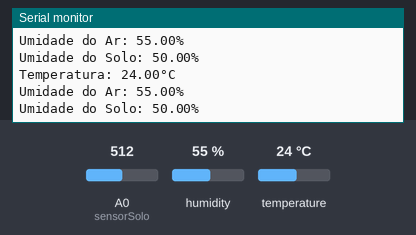
Bench run of a sketch on a simulated Arduino Uno, built with avr-gcc and run on an emulated ATmega328P. Parts: the last lines printed to the serial monitor. The test bench sets the inputs (shaded band); at power-on: humidity 55 %, A0 (sensorSolo) = 512, temperature 24 °C.

Above: at 2.8 s.
2.9 s: humidity set to 22 %
At 4.8 s:
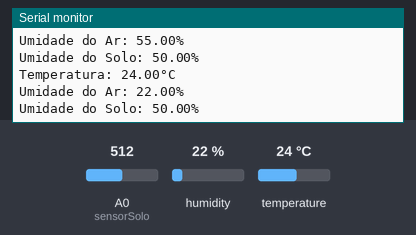
5.6 s: A0 (sensorSolo) set to 716
At 7.4 s:
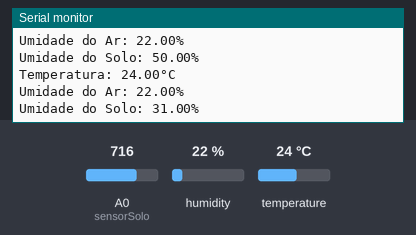
8.3 s: temperature set to 12 °C
At 10.8 s:
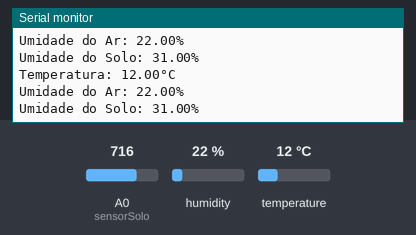
11.0 s: A0 (sensorSolo) set to 900
At 12.9 s:
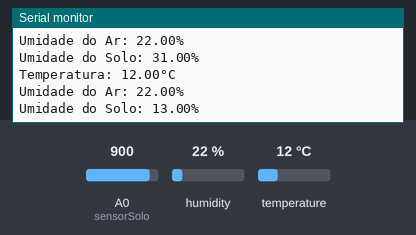
13.7 s: humidity set to 40 %
At 15.5 s:
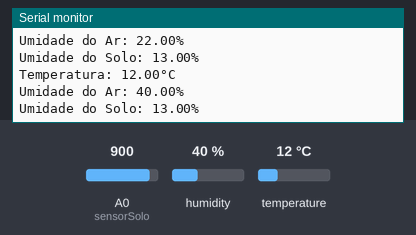
Timing chart, 0 to 17.0 s (numbered marks = the images above; inputs shaded):
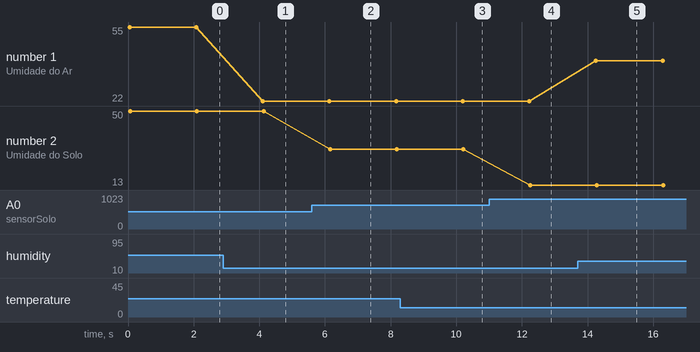

The sketch:

DHTeSOLO.ino
```cpp
#include "DHT.h"

#define DHTPIN 2
#define DHTTYPE DHT11
#define sensorSolo A0

DHT dht(DHTPIN, DHTTYPE);

void setup() {
  Serial.begin(9600);
  dht.begin();
}

void loop() {
  float temperature = dht.readTemperature();
  float humidity = dht.readHumidity();
  int valorSolo = analogRead(sensorSolo);
  float umidadeSolo = map(valorSolo, 0, 1023, 100, 0);

  if (isnan(temperature) || isnan(humidity)) {
    Serial.println("Falha ao ler do sensor DHT11!");
    return;
  }

  Serial.print("Temperatura: ");
  Serial.print(temperature);
  Serial.println("°C");

  Serial.print("Umidade do Ar: ");
  Serial.print(humidity);
  Serial.println("%");

  Serial.print("Umidade do Solo: ");
  Serial.print(umidadeSolo);
  Serial.println("%");

  delay(2000);
}
```

Measured:
- after the input at 2.9 s, the serial monitor: prints a new line after 1.2 s (image 1)
- after the input at 5.6 s, the serial monitor: prints a new line after 0.56 s (image 2)
- after the input at 8.3 s, the serial monitor: prints a new line after 1.9 s (image 3)
- after the input at 11.0 s, the serial monitor: prints a new line after 1.3 s (image 4)
- after the input at 13.7 s, the serial monitor: prints a new line after 0.56 s (image 5)
- plotted number 1: 55 → 22 after the input at 2.9 s, 22 → 40 after the input at 13.7 s
- plotted number 2: 50 → 31 after the input at 5.6 s, 31 → 13 after the input at 11.0 s
